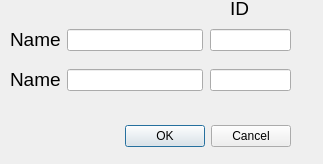
<?xml version="1.0" encoding="UTF-8"?>
<ui version="4.0">
 <class>compare</class>
 <widget class="QDialog" name="compare">
  <property name="geometry">
   <rect>
    <x>0</x>
    <y>0</y>
    <width>323</width>
    <height>164</height>
   </rect>
  </property>
  <property name="windowTitle">
   <string>Dialog</string>
  </property>
  <widget class="QDialogButtonBox" name="buttonBox">
   <property name="geometry">
    <rect>
     <x>-50</x>
     <y>120</y>
     <width>341</width>
     <height>32</height>
    </rect>
   </property>
   <property name="orientation">
    <enum>Qt::Horizontal</enum>
   </property>
   <property name="standardButtons">
    <set>QDialogButtonBox::Cancel|QDialogButtonBox::Ok</set>
   </property>
  </widget>
  <widget class="QLabel" name="label_3">
   <property name="geometry">
    <rect>
     <x>230</x>
     <y>0</y>
     <width>49</width>
     <height>16</height>
    </rect>
   </property>
   <property name="font">
    <font>
     <pointsize>14</pointsize>
    </font>
   </property>
   <property name="text">
    <string>ID</string>
   </property>
  </widget>
  <widget class="QWidget" name="layoutWidget">
   <property name="geometry">
    <rect>
     <x>210</x>
     <y>20</y>
     <width>81</width>
     <height>40</height>
    </rect>
   </property>
   <layout class="QHBoxLayout" name="horizontalLayout_3">
    <item>
     <widget class="QLineEdit" name="lineEdit_3"/>
    </item>
   </layout>
  </widget>
  <widget class="QWidget" name="layoutWidget_2">
   <property name="geometry">
    <rect>
     <x>210</x>
     <y>60</y>
     <width>81</width>
     <height>40</height>
    </rect>
   </property>
   <layout class="QHBoxLayout" name="horizontalLayout_4">
    <item>
     <widget class="QLineEdit" name="lineEdit_4"/>
    </item>
   </layout>
  </widget>
  <widget class="QWidget" name="">
   <property name="geometry">
    <rect>
     <x>10</x>
     <y>20</y>
     <width>193</width>
     <height>40</height>
    </rect>
   </property>
   <layout class="QHBoxLayout" name="horizontalLayout">
    <item>
     <widget class="QLabel" name="label">
      <property name="font">
       <font>
        <pointsize>10</pointsize>
       </font>
      </property>
      <property name="text">
       <string>&lt;html&gt;&lt;head/&gt;&lt;body&gt;&lt;p&gt;&lt;span style=&quot; font-size:14pt;&quot;&gt;Name&lt;/span&gt;&lt;/p&gt;&lt;/body&gt;&lt;/html&gt;</string>
      </property>
     </widget>
    </item>
    <item>
     <widget class="QLineEdit" name="lineEdit"/>
    </item>
   </layout>
  </widget>
  <widget class="QWidget" name="">
   <property name="geometry">
    <rect>
     <x>10</x>
     <y>60</y>
     <width>193</width>
     <height>40</height>
    </rect>
   </property>
   <layout class="QHBoxLayout" name="horizontalLayout_2">
    <item>
     <widget class="QLabel" name="label_2">
      <property name="text">
       <string>&lt;html&gt;&lt;head/&gt;&lt;body&gt;&lt;p&gt;&lt;span style=&quot; font-size:14pt;&quot;&gt;Name&lt;/span&gt;&lt;/p&gt;&lt;/body&gt;&lt;/html&gt;</string>
      </property>
     </widget>
    </item>
    <item>
     <widget class="QLineEdit" name="lineEdit_2"/>
    </item>
   </layout>
  </widget>
 </widget>
 <resources/>
 <connections>
  <connection>
   <sender>buttonBox</sender>
   <signal>accepted()</signal>
   <receiver>compare</receiver>
   <slot>accept()</slot>
   <hints>
    <hint type="sourcelabel">
     <x>248</x>
     <y>254</y>
    </hint>
    <hint type="destinationlabel">
     <x>157</x>
     <y>274</y>
    </hint>
   </hints>
  </connection>
  <connection>
   <sender>buttonBox</sender>
   <signal>rejected()</signal>
   <receiver>compare</receiver>
   <slot>reject()</slot>
   <hints>
    <hint type="sourcelabel">
     <x>316</x>
     <y>260</y>
    </hint>
    <hint type="destinationlabel">
     <x>286</x>
     <y>274</y>
    </hint>
   </hints>
  </connection>
 </connections>
</ui>
